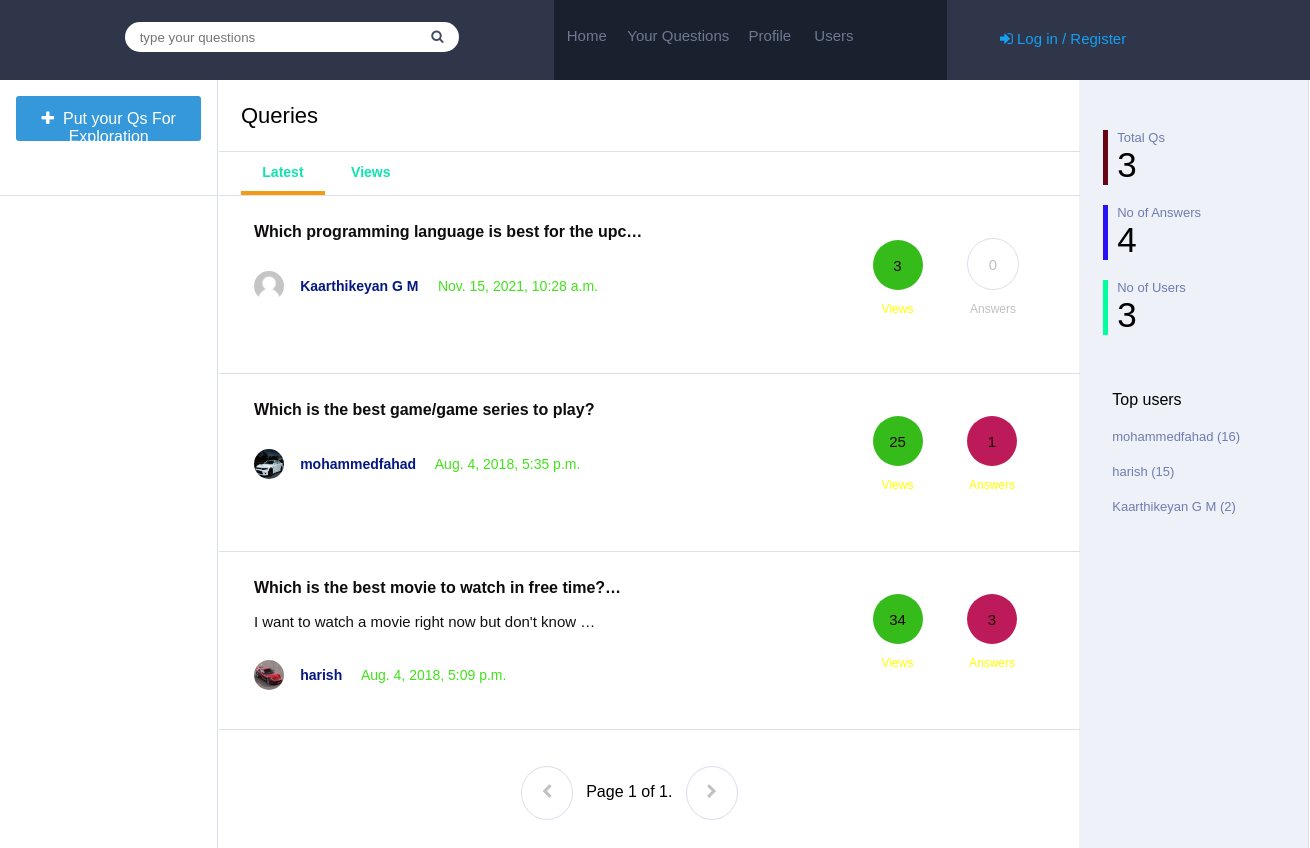
The page / on the database its author committed.
### Project/Main/models.py (models this page shows, shortened)
class Question(models.Model):
	user=models.ForeignKey(Profile,on_delete=models.CASCADE)
	question=models.TextField()
	description=models.TextField(null=True, blank=True)
	views=models.IntegerField(default=0)
	answers=models.IntegerField(default=0)
	answered=models.IntegerField(default=0)
	timestamp=models.DateTimeField(auto_now=False, auto_now_add=True)

class Profile(models.Model):
	user=models.ForeignKey(settings.AUTH_USER_MODEL,on_delete=models.CASCADE)
	image=models.ImageField(upload_to=upload_location,null=True,blank=True,)
	location=models.TextField(default="Not mentioned")
	points=models.IntegerField(default=0)
	questions=models.IntegerField(default=0)
	answers=models.IntegerField(default=0)
	def __str__(self):
		return self.user.username

### Project/Main/views.py (the view)
# urls.py: url(r'^$',views.Question_list, name='home'),
def Question_list(request):
  top = Profile.objects.all().order_by("-points")[:min(Profile.objects.count(),5)]
  if request.user.is_authenticated:
    profile = get_object_or_404(Profile,user=request.user)
    if profile.points < 100:
      val = str(profile.points)+" / 100"
      percent = float(profile.points)/100*100
    elif profile.points < 1000:
      val = str(profile.points)+" / 1000"
      percent = float(profile.points)/1000*100
    elif profile.points < 2000:
      val = str(profile.points)+" / 2000"
      percent = float(profile.points)/2000*100
    else:
      val = str(profile.points)
      percent = 100
  else:
    profile = get_object_or_404(Profile,id=1)
    val = ""
    percent = 100
  queryset_list=Question.objects.all().order_by("-timestamp")
  query=request.GET.get('q')
  if query:
    queryset_list=queryset_list.filter(
    Q(question__icontains=query)|
    Q(description__icontains=query)|
    Q(user__user__username__icontains=query)
    ).distinct()
  paginator = Paginator(queryset_list, 10)
  page = request.GET.get('page')
  username='Login'
  if User.is_active:
    username = User.username
  try:
    queryset = paginator.page(page)
  except PageNotAnInteger:
    queryset = paginator.page(1)
  except EmptyPage:
    queryset = paginator.page(paginator.num_pages)
  context={
    "object_list":queryset,
    "page":"page",
    "username":username,
    "home":"active",
    "home_views":"blank",
    "profile":profile,
    "val":val,
    "percent":percent,"q":Question.objects.count(),"a":Answer.objects.count(),"u":Profile.objects.count(),"top":top
  }
  return render(request,"index.html",context)

### Project/templates/index.html (shortened to what this page needs)
{% load static %}
<html>
<head>
<link rel='stylesheet' href='{% static "css/index.css" %}'>
<link rel="stylesheet" href="https://cdnjs.cloudflare.com/ajax/libs/font-awesome/4.7.0/css/font-awesome.min.css">
</head>
<body>
	<div class="navbar">
		<div class="search">
			<div style="margin-top: 22px; margin-left: 22.5%;">
			<form method='GET' action=''>
			<input type='text' name='q' placeholder='type your questions' value='{{request.GET.q }}' id="search1"/>
			<button type='submit' id="search2"><i class="fa fa-search" aria-hidden="true"></i></button>
			</form>
			</div>
		</div>
		<div class="navlinks">
			<h6><a href="{% url "home" %}">Home</a></h6><h6 style="width: 30%;"><a href="{% url "create" %}">Your Questions</a></h6> <h6><a href="{% url "profile" id=profile.id %}">Profile</a></h6> <h6><a href="{% url "user" %}">Users</a></h6>
		</div>
		<div class="login" style="font-size: 15px;">
			{% if request.user.is_authenticated %}
			<p><a href="{% url "logout" %}"><i class="fa fa-sign-out" aria-hidden="true"></i> Log out</a></p>
			{% else %}
			<p><a href="{% url "login" %}"><i class="fa fa-sign-in" aria-hidden="true"></i> Log in / Register</a></p>
			{%endif %}
		</div>
	</div>
	<div class="main">
		<div class="links">
			<div id="ask-cont">
			<a href="{% url "create" %}" style="text-decoration: none;"><p class="ask"><i class="fa fa-plus" aria-hidden="true"></i>&nbsp Put your Qs For Exploration</p></a>
			</div>
		</div>
		<div class="content">
			<table style="width: 100%;border-spacing: 0px;min-height: 100%;">
				<tr>
			<td style="width:100%; float: left;">
				<div class="heading">
					<div class="tab">
						<p>Queries</p>
					</div>
				</div>
			<div class="welcome">
				<div class="tab">
					<b><a href="{% url "home" %}" style="color: #0fe4ae;"><p class="{{ home }}"" style="display:inline-block;">Latest</p></a></b>
					<b><a href="{% url "home_views" %}" style="color: #0fe4ae;"><p class="{{ home_views }}"" style="display: inline-block;">Views</p></a></b>
				</div>
			</div>
			{% for obj in object_list %}
			<div class="question">
				<div class="left">
					<h6 style="font-size: 16px;" class="ques"><strong><a href='{% url "detail" id=obj.id %}' style="text-decoration: none;color:#0e0c0d;">{{ obj.question | linebreaks | truncatechars:50 }}</a></strong></h6>
					<h6 style="font-size: 15px; font-weight: normal; color: #111111;" class="des">{{ obj.description | truncatechars:50 }}</h6>
					{% if obj.user.image %}
					<img src='{{ obj.user.image.url }}' id="image"/>
					{% else %}
					<img src='{% static "image/default_user.png" %}' id="image"/>
					{% endif %}
					<h6 style="font-size: 14px; font-weight: normal; color: #41e219;" class="des1"><b><a href="{% url "profile" id=obj.user.id %}" style="text-decoration: none;color: #051881;">{{ obj.user }}</a></b> &nbsp &nbsp {{ obj.timestamp }}</h6>
				</div>
				<div class="right">
					<div class="circle" style="display: inline-block;"><h6 style="background-color: #35bc1a;color: rgb(29, 4, 4); border:none;">{{ obj.views }}</h6><p style="color: yellow;">Views</p></div>
					{% if obj.answered == 0 %}
					<div class="circle" style="display: inline-block;"><h6>{{ obj.answers }}</h6><p>Answers</p></div>
					{% else %}
					<div class="circle" style="display: inline-block;"><h6 style="background-color: #bc1a58;color: rgb(29, 4, 4); border:none;">{{ obj.answers }}</h6><p style="color: yellow;">Answers</p></div>
					{% endif %}
				</div>
			</div>
			{% endfor %}
			<br/><br/>
			<div class="page" style="width: 79%;">
				{% if object_list.has_previous %}
	            <a href="?page={{ object_list.previous_page_number }} & q={{ request.GET.q }}"><i class="fa fa-chevron-left" aria-hidden="true" style="background-color: #1abc9c;color: white; border:none;"></i></a>
	            {% else %}
	            <a><i class="fa fa-chevron-left" aria-hidden="true"></i></a>
	        	{% endif %}
	        	<span class="current">
	            &nbsp Page {{ object_list.number }} of {{ object_list.paginator.num_pages }}. &nbsp
	        	</span>
	        	{% if object_list.has_next %}
	            <a href="?page={{ object_list.next_page_number }} & q={{ request.GET.q }}" ><i class="fa fa-chevron-right " aria-hidden="true" style="background-color: #1abc9c;color: white; border:none;"></i></a>
	            {% else %}
	            <a><i class="fa fa-chevron-right " aria-hidden="true"></i></a>
	        	{% endif %}
	        </div>
			</td>
			<td class="stats" style="padding-top: 30px;vertical-align: top;">
				<div class="bor" style="border-left-color: #680613">
					<p class="stat_q">Total Qs</p>
					<p class="stat_a">{{ q }}</p>
				</div>
				<div class="bor" style="border-left-color: #2812f3;">
					<p class="stat_q">No of Answers</p>
					<p class="stat_a">{{ a }}</p>
				</div>
				<div class="bor" style="border-left-color: rgb(0, 255, 157);border-right-color: rgb(0, 255, 157);">
					<p class="stat_q">No of Users</p>
					<p class="stat_a">{{ u }}</p>
				</div>
				<div class="bor" style="border:none; padding-top: 40px;">
					<p>Top users</p>
					{% for obj in top %}
					<p class="stat_q"><a  href="{% url "profile" id=obj.id %}" style="color: #6f7daf;text-decoration: none;">{{ obj.user }} ({{obj.points}})</a></p>
					{% endfor %}
				</div>
			</td>
		</tr>
		</table>
		</div>
	</div>
</body>
</html>

### Project/static/css/index.css (style rules this page uses)
body { min-width: 1300px; margin: 0px; font-family: sans-serif; }
.navbar { width: 100%; background-color: #2f364a; height:80px; }
.search { float: left; height: 100%; width: 42.3%; }
#search1 { float: left; border:none; border-top-left-radius: 50px; border-bottom-left-radius: 50px; height:30px; width:70%; margin-right: 0px; padding-left: 15px; }
#search2 { margin-left: 0px; border:none; border-top-right-radius: 50px; border-bottom-right-radius: 50px; height:30px; margin-right: 0px; background-color: white; padding-right: 15px; color:#444c63; }
.navlinks { float: left; width:30%; background-color: #19202e; height:100%; }
.navlinks h6 { margin-top:27px; float: left; width:16%; text-align: center; margin-left: 0.3%; }
.navlinks h6 a { text-decoration: none; color: #6f7992; font-weight: normal; font-size:15px; }
.login { float: left; height: 100%; width: 17.7%; text-align: center; }
.login p { margin-top: 30px; }
.login a { text-decoration: none; color: #169ef2; }
.main { width: 100%; }
.links { float: left; top:80px; height: 100%; width:16.6%; }
.ask { margin-left: 7.5%; width:85%; height: 31px; border-style: none; border-radius: 3px; background-color: #3498db; color: white; padding-top: 14px; text-align: center; }
#ask-cont { border-bottom-style: solid; border-bottom-color: #dadfea; border-bottom-width: 1px; height:99px; }
.content { float: left; width: 83.2%; border-right-style: solid; border-right-color: #dadfea; border-right-width: 1px; border-left-style: solid; border-left-color: #dadfea; border-left-width: 1px; height: auto; }
.heading { padding-left: 2.5%; font-size: 22px; border-bottom-style: solid; border-bottom-color: #dadfea; border-bottom-width: 1px; margin-bottom: -1px; }
.welcome { padding-left: 2.5%; font-size: 14px; border-bottom-style: solid; border-bottom-color: #dadfea; border-bottom-width: 1px; }
.stats { background-color: #eef1f7; width:21%; }
.welcome p { width: 10%; text-align: center; margin-bottom: 0px; padding-bottom: 11px; cursor: pointer; margin-top: 0px; padding-top: 13px; }
.tab .active { border-bottom-style: solid; border-bottom-color: #f39c12; border-bottom-width: 4px; }
.question { border-bottom-style: solid; border-bottom-color: #dadfea; border-bottom-width: 1px; padding-left: 4%; padding-top: 7px; height: 150px; padding-bottom: 20px; }
.ques { margin-top: 20px; margin-bottom: 0px; }
.des { margin-top: 0px; margin-bottom: 30px; }
.des1 { margin-top: 37px; margin-left: 8%; }
#image { width: 30px; height: 30px; border-radius: 50%; margin-bottom: 27px; float: left; }
.left { width: 70%; float: left; }
.right { width:30%; float: right; }
.circle h6 { border-style: solid; border-width: 1px; border-color: #dadfea; border-radius: 50%; width:50px; height: 33px; text-align: center; padding-top:17px; font-size: 15px; font-weight: normal; color:#c1c1c1; margin-bottom: 0px; margin-left: 40px; }
.circle p { color:#c1c1c1; font-size: 12px; text-align: center; margin-left: 40px; }
.page { width: 100%; float: left; margin-left: 35%; }
.page i { border-style: solid; border-width: 1px; border-color: #dadfea; border-radius: 50%; width:50px; height: 35px; text-align: center; padding-top:17px; font-size: 15px; font-weight: normal; color:#c1c1c1; }
.stat_q { font-size: 13px; margin-bottom: 0px; margin-top: 20px; color: #6f7daf; }
.stat_a { font-size: 35px; margin-top: 0px; margin-bottom: 0px; }
.bor { border-left-style: solid; border-left-width: 5px; padding-left: 4%; margin-left: 10%; }

### Project/templates/index.html (style rules this page uses)
body { background-image:url(https://wallpaperboat.com/wp-content/uploads/2019/10/best-background-for-website-03.jpg); background-repeat: no-repeat; background-attachment: fixed; background-size: 100% 100%; }

### rows shown on the page
Question: question "Which programming language is best for the upc…", user "Kaarthikeyan G M", timestamp "Nov. 15, 2021, 10:28 a.m.", views "3", answers "0"
Question: question "Which is the best game/game series to play?", user.image (picture), user "mohammedfahad", timestamp "Aug. 4, 2018, 5:35 p.m.", views "25", answers "1"
Question: question "Which is the best movie to watch in free time?…", description "I want to watch a movie right now but don't know …", user.image (picture), user "harish", timestamp "Aug. 4, 2018, 5:09 p.m.", views "34", answers "3"
Profile: user "mohammedfahad", points "16"
Profile: user "harish", points "15"
Profile: user "Kaarthikeyan G M", points "2"

### other values the page prints
{{ object_list.number }} "1"
{{ object_list.paginator.num_pages }} "1"
{{ q }} "3"
{{ a }} "4"
{{ u }} "3"
